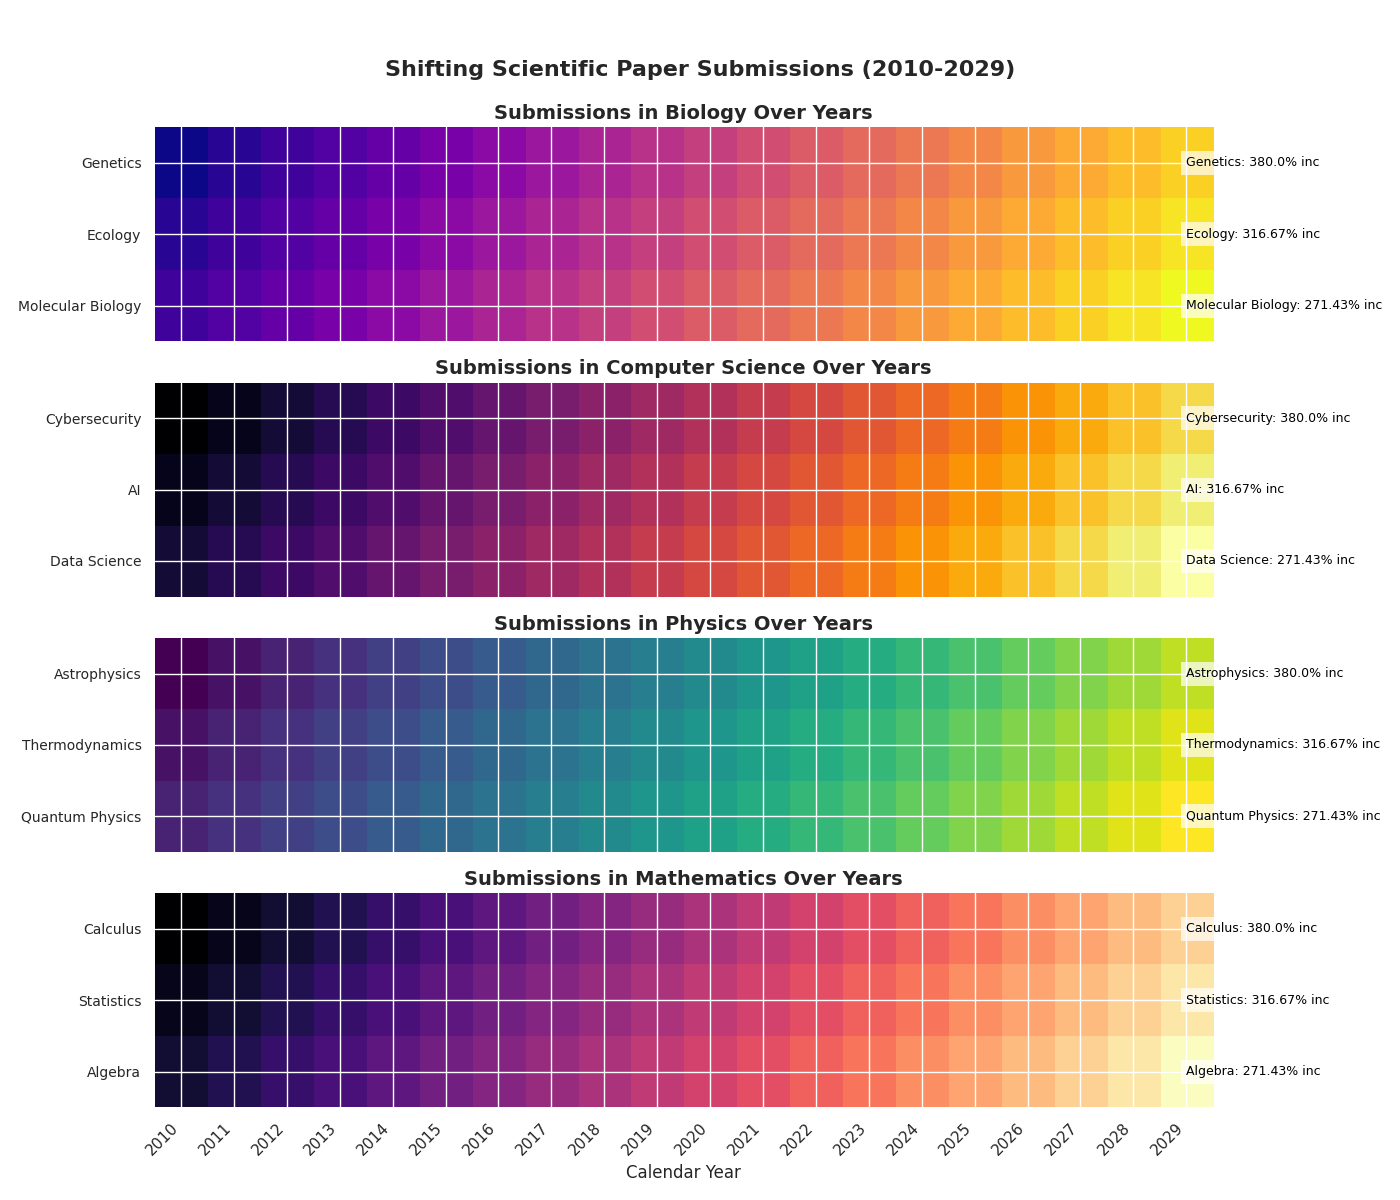

Generate this figure with Python:
import matplotlib.pyplot as plt
import numpy as np

years = np.arange(2010, 2030)
main_disciplines = ['Biology', 'Computer Science', 'Physics', 'Mathematics']
subcategories = {
    'Biology': ['Genetics', 'Ecology', 'Molecular Biology'],
    'Computer Science': ['Cybersecurity', 'AI', 'Data Science'],
    'Physics': ['Astrophysics', 'Thermodynamics', 'Quantum Physics'],
    'Mathematics': ['Calculus', 'Statistics', 'Algebra']
}

paper_submissions = {discipline: np.array([
    np.arange(50 + i * 10, 50 + i * 10 + len(years) * 10, 10) for i in range(len(subcats))
]) for discipline, subcats in subcategories.items()}

cmap_list = ['plasma', 'inferno', 'viridis', 'magma']

fig, axes = plt.subplots(len(main_disciplines), 1, figsize=(14, 12), sharex=True)

for idx, (discipline, subcats) in enumerate(subcategories.items()):
    ax = axes[idx]
    ax.imshow(paper_submissions[discipline], cmap=cmap_list[idx], aspect='auto', interpolation='nearest')
    ax.set_title(f'Submissions in {discipline} Over Years', fontsize=14, fontweight='bold')
    
    ax.set_yticks(np.arange(len(subcats)))
    ax.set_yticklabels(subcats, fontsize=10)
    
    for i, subcat in enumerate(subcats):
        growth_rate = np.round(((paper_submissions[discipline][i, -1] - paper_submissions[discipline][i, 0]) / paper_submissions[discipline][i, 0]) * 100, 2)
        ax.text(len(years)-1, i, f'{subcat}: {growth_rate}% inc', fontsize=9, color='black', ha='left', va='center', bbox=dict(facecolor='white', edgecolor='none', alpha=0.7))
    
    # Eliminate the colorbar
    # cbar = fig.colorbar(heat_map, ax=ax, orientation='vertical')
    # cbar.set_label('Number of Submissions', fontsize=10)

# Remove spines for all axes
for ax in axes:
    ax.spines['top'].set_visible(False)
    ax.spines['right'].set_visible(False)
    ax.spines['left'].set_visible(False)
    ax.spines['bottom'].set_visible(False)

plt.suptitle('Shifting Scientific Paper Submissions (2010-2029)', fontsize=16, fontweight='bold', y=0.95)
plt.xticks(ticks=np.arange(len(years)), labels=years, rotation=45, ha='right')
plt.xlabel('Calendar Year', fontsize=12)
plt.tight_layout(rect=[0, 0, 1, 0.96])

plt.show()
